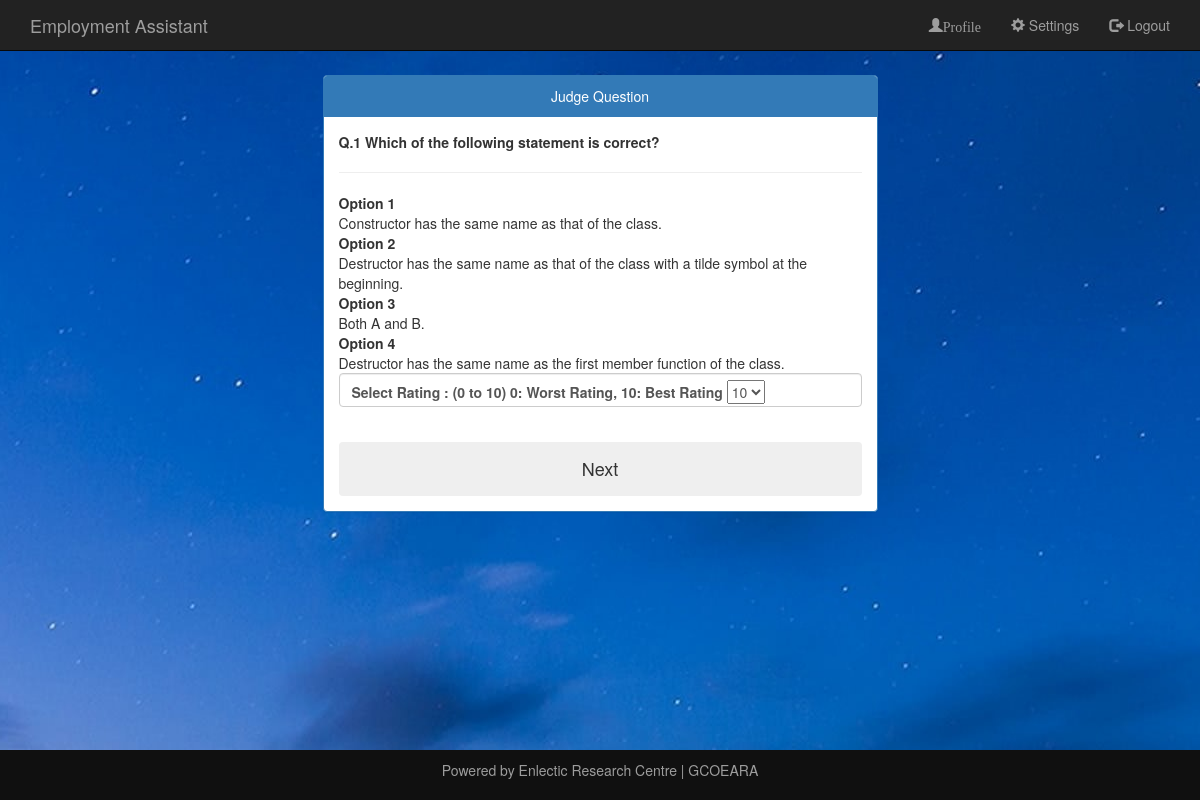
The page /soFoton/php/judgeQuestions.php (signed in) on the database its author committed.
### tables this page shows
CREATE TABLE `cAddQuestion` (
  `id` int(11) NOT NULL,
  `question` mediumtext NOT NULL,
  `option1` varchar(255) NOT NULL,
  `option2` varchar(255) NOT NULL,
  `option3` varchar(255) NOT NULL,
  `option4` varchar(255) NOT NULL,
  `answer` varchar(255) NOT NULL,
  `score` int(11) DEFAULT NULL
);

### soFoton/php/judgeQuestions.php (the view, shortened to what this page needs)
<?php
	require '../includes/common.php';
    global $cnt;
?>
<!DOCTYPE HTML>
<html>
	<head>
		<link rel="stylesheet" type="text/css" href="../css/index.css">
		<link rel="stylesheet" href="https://maxcdn.bootstrapcdn.com/bootstrap/3.3.7/css/bootstrap.min.css">
				<link rel="stylesheet" text="text/css" href="sty.css"/>
	</head>
	<body>
		<?php include "../includes/header.php";?>
		<div class="container" >
			<div class="row">
				<div class="cont col-lg-6 col-lg-offset-3 col-md-6 col-md-offset-3 col-xs-12">
					<div class="panel panel-primary">
						<div class="panel-heading"><center>Judge Question</center></div>
						<div class="panel-body">
						<?php
							$sq="select id, question, option1, option2, option3, option4 from cAddQuestion";
							$sqr=mysqli_query($con, $sq) or die(mysqli_error($con));
							$row=mysqli_fetch_array($sqr);
                            $cnt=$cnt+1;
                        ?>
                           <b><?php echo "Q.".$cnt; ?></b>
						<b><?php echo  $row['question'];?></b><br><hr>
						<div><B>Option 1</B></div><?php  echo "   ".$row['option1']; ?>
						<div><B>Option 2</B></div><?php echo "   ".$row['option2'];?>
						<div><B>Option 3</B></div><?php echo "   ".$row['option3'];?>
						<div><B>Option 4</B></div><?php echo "   ".$row['option4'] ?>
                        <?php $count = $_GET['count']; ?>
						<form method="post" action="judgeQuestionsScript.php?count=<?php echo $count; ?>">
							<div class ="form-group form-control">
								<label >Select Rating : (0 to 10) 0: Worst Rating, 10: Best Rating </label>
								<select name="rating">
	    							<option value="10">10</option>
	  							</select>
	  						</div>
						<br>
                       <center><button type="submit" class="btn btn-block"><h4>Next</h4></a></button></center>
						</form>
					</div>
					</div>
				</div>
			</div>
		<br>
		<br>
		</div>
		<?php include "../includes/footer.php";?>
	</body>
</html>

### soFoton/css/index.css (style rules this page uses)
.cont { padding-top:75px; }

### soFoton/php/sty.css (style rules this page uses)
body { background:url(image.jpg) no-repeat center; ; }

### rows shown on the page
caddquestion: question "Which of the following statement is correct?", option1 "Constructor has the same name as that of the class.", option2 "Destructor has the same name as that of the class with a tilde symbol at the beginning.", option3 "Both A and B.", option4 "Destructor has the same name as the first member function of the class."

### other values the page prints
$cnt "1"
